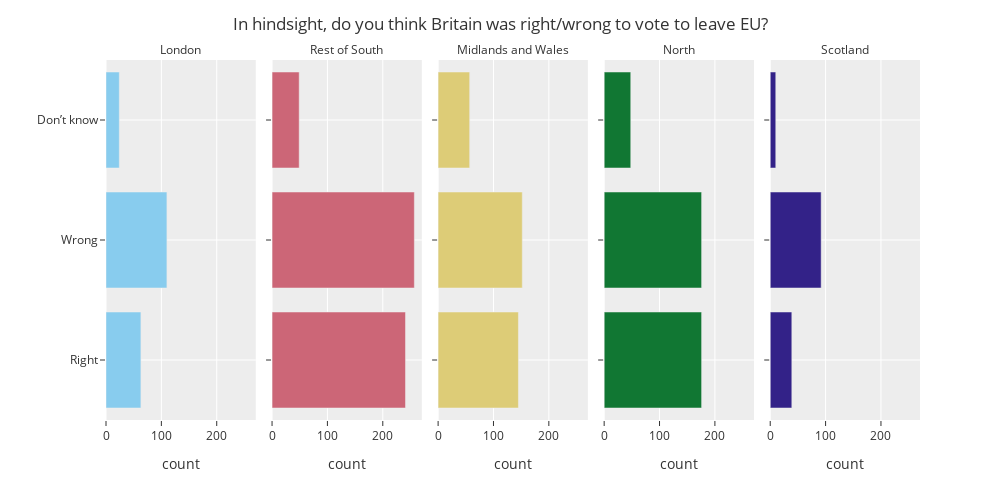

This figure's notebook cell:
### Code cell
my_categories = ['London','Rest of South','Midlands and Wales','North','Scotland']

fig = px.bar(DF_plot,y='vote',x='count',
             color='location',
             facet_col='location',
            color_discrete_sequence=px.colors.qualitative.Safe)

fig.for_each_annotation(lambda a: a.update(text=a.text.split("=")[1]))

my_categories = ['Dont know','Right','Wrong']
fig.update_layout(yaxis={'categoryorder': 'array', 'categoryarray': my_categories},
                  title='In hindsight, do you think Britain was right/wrong to vote to leave EU?',
                  yaxis_title="",
                  template='ggplot2',
                  legend_title='Location',
                  autosize=False,
                  width=1000,
                  height=500,
                 showlegend=False)

fig.show()

### Figure 1 — Plotly figure (JSON) as saved in the notebook; plotly's stock layout.template omitted (floating-point values rounded to 4 significant figures)
{"data": [{"hovertemplate": "location=London<br>count=%{x}<br>vote=%{y}<extra></extra>", "legendgroup": "London", "marker": {"color": "rgb(136, 204, 238)", "pattern": {"shape": ""}}, "name": "London", "orientation": "h", "showlegend": true, "textposition": "auto", "type": "bar", "x": [63, 110, 24], "xaxis": "x", "y": ["Right", "Wrong", "Don’t know"], "yaxis": "y"}, {"hovertemplate": "location=Rest of South<br>count=%{x}<br>vote=%{y}<extra></extra>", "legendgroup": "Rest of South", "marker": {"color": "rgb(204, 102, 119)", "pattern": {"shape": ""}}, "name": "Rest of South", "orientation": "h", "showlegend": true, "textposition": "auto", "type": "bar", "x": [241, 257, 49], "xaxis": "x2", "y": ["Right", "Wrong", "Don’t know"], "yaxis": "y2"}, {"hovertemplate": "location=Midlands and Wales<br>count=%{x}<br>vote=%{y}<extra></extra>", "legendgroup": "Midlands and Wales", "marker": {"color": "rgb(221, 204, 119)", "pattern": {"shape": ""}}, "name": "Midlands and Wales", "orientation": "h", "showlegend": true, "textposition": "auto", "type": "bar", "x": [145, 152, 57], "xaxis": "x3", "y": ["Right", "Wrong", "Don’t know"], "yaxis": "y3"}, {"hovertemplate": "location=North<br>count=%{x}<br>vote=%{y}<extra></extra>", "legendgroup": "North", "marker": {"color": "rgb(17, 119, 51)", "pattern": {"shape": ""}}, "name": "North", "orientation": "h", "showlegend": true, "textposition": "auto", "type": "bar", "x": [176, 176, 48], "xaxis": "x4", "y": ["Right", "Wrong", "Don’t know"], "yaxis": "y4"}, {"hovertemplate": "location=Scotland<br>count=%{x}<br>vote=%{y}<extra></extra>", "legendgroup": "Scotland", "marker": {"color": "rgb(51, 34, 136)", "pattern": {"shape": ""}}, "name": "Scotland", "orientation": "h", "showlegend": true, "textposition": "auto", "type": "bar", "x": [39, 92, 10], "xaxis": "x5", "y": ["Right", "Wrong", "Don’t know"], "yaxis": "y5"}], "layout": {"annotations": [{"font": {}, "showarrow": false, "text": "London", "x": 0.092, "xanchor": "center", "xref": "paper", "y": 1, "yanchor": "bottom", "yref": "paper"}, {"font": {}, "showarrow": false, "text": "Rest of South", "x": 0.296, "xanchor": "center", "xref": "paper", "y": 1, "yanchor": "bottom", "yref": "paper"}, {"font": {}, "showarrow": false, "text": "Midlands and Wales", "x": 0.5, "xanchor": "center", "xref": "paper", "y": 1, "yanchor": "bottom", "yref": "paper"}, {"font": {}, "showarrow": false, "text": "North", "x": 0.704, "xanchor": "center", "xref": "paper", "y": 1, "yanchor": "bottom", "yref": "paper"}, {"font": {}, "showarrow": false, "text": "Scotland", "x": 0.908, "xanchor": "center", "xref": "paper", "y": 1, "yanchor": "bottom", "yref": "paper"}], "autosize": false, "barmode": "relative", "height": 500, "legend": {"title": {"text": "Location"}, "tracegroupgap": 0}, "margin": {"t": 60}, "showlegend": false, "title": {"text": "In hindsight, do you think Britain was right/wrong to vote to leave EU?"}, "width": 1000, "xaxis": {"anchor": "y", "domain": [0, 0.184], "title": {"text": "count"}}, "xaxis2": {"anchor": "y2", "domain": [0.204, 0.388], "matches": "x", "title": {"text": "count"}}, "xaxis3": {"anchor": "y3", "domain": [0.408, 0.592], "matches": "x", "title": {"text": "count"}}, "xaxis4": {"anchor": "y4", "domain": [0.612, 0.796], "matches": "x", "title": {"text": "count"}}, "xaxis5": {"anchor": "y5", "domain": [0.816, 1], "matches": "x", "title": {"text": "count"}}, "yaxis": {"anchor": "x", "categoryarray": ["Dont know", "Right", "Wrong"], "categoryorder": "array", "domain": [0, 1], "title": {"text": ""}}, "yaxis2": {"anchor": "x2", "domain": [0, 1], "matches": "y", "showticklabels": false}, "yaxis3": {"anchor": "x3", "domain": [0, 1], "matches": "y", "showticklabels": false}, "yaxis4": {"anchor": "x4", "domain": [0, 1], "matches": "y", "showticklabels": false}, "yaxis5": {"anchor": "x5", "domain": [0, 1], "matches": "y", "showticklabels": false}}}
